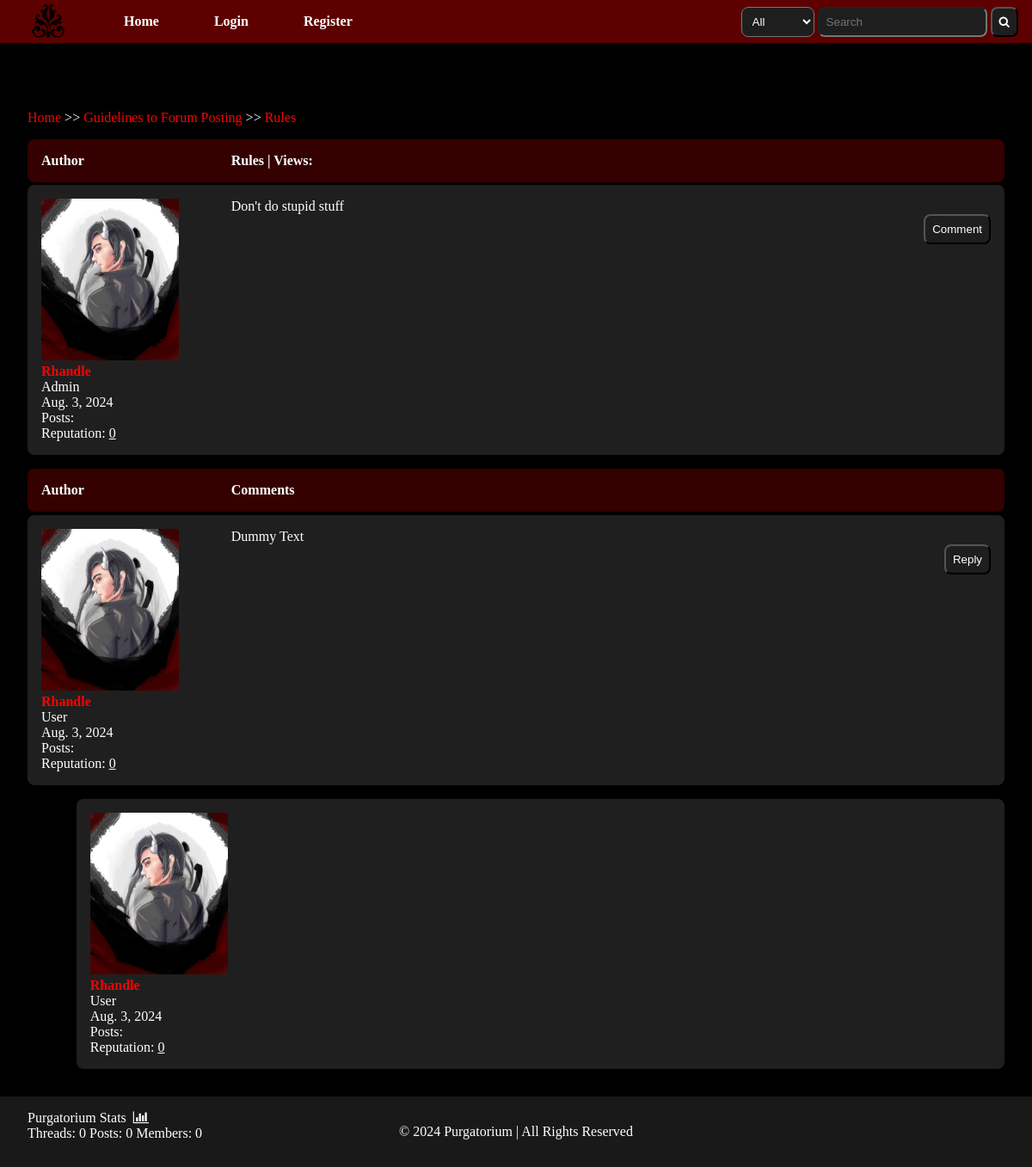
Page /detail/rules/ on the committed database.
### PURGATORIUM/models.py (models this page shows, shortened)
class Post(models.Model):
    title = models.CharField(max_length=400)
    slug = models.SlugField(max_length=400, unique=True, blank=True)
    user = models.ForeignKey(Author, on_delete=models.CASCADE)
    content = HTMLField()
    categories = models.ManyToManyField(Category)
    date = models.DateTimeField(auto_now_add=True)
    approved = models.BooleanField(default=False)
    hit_count_generic = GenericRelation(HitCount, object_id_field='object_pk', related_query_name='hit_count_generic_relation')
    tags = TaggableManager()
    comments = models.ManyToManyField(Comment, blank=True)
    def get_url(self):
        return reverse("detail", kwargs={"slug": self.slug})

class Category(models.Model):
    title = models.CharField(max_length=50)
    slug = models.SlugField(max_length=400, unique=True, blank=True)
    description = models.TextField(default="No description")
    class Meta:
        verbose_name_plural = "categories"
    def get_url(self):
        return reverse("post", kwargs={"slug": self.slug})

class Author(models.Model):
    user = models.ForeignKey(User, on_delete=models.CASCADE)
    fullname = models.CharField(max_length=40, blank=True)
    slug = slug = models.SlugField(max_length=40, unique=True, blank=True)
    bio = HTMLField()
    points = models.IntegerField(default=0)
    profile_picture = ResizedImageField(quality=100, upload_to="authors", default="authors/favicon_black.png", null = True, blank = True)

class Comment(models.Model):
    user = models.ForeignKey(Author, on_delete=models.CASCADE)
    content = HTMLField()
    date = models.DateTimeField(auto_now_add=True)
    replies = models.ManyToManyField("Reply", blank=True)

class Reply(models.Model):
    user = models.ForeignKey(Author, on_delete=models.CASCADE)
    content = HTMLField()
    date = models.DateTimeField(auto_now_add=True)
    class Meta:
        verbose_name_plural = "replies"

### PURGATORIUM/views.py (the view)
# urls.py: path("detail/<slug>/", detail, name="detail"),
def detail(request, slug):
    post = get_object_or_404(Post, slug=slug)
    context = {
        "post": post,
    }
    update_views(request, post)
    return render(request, "forum.html", context)

### PURGATORIUM/utils.py (called while the page is built)
def update_views(request, object):
    context = {}
    hit_count = get_hitcount_model().objects.get_for_object(object)
    hits = hit_count.hits
    hitcontext = context["hitcount"] = {"pl": hit_count.pk}
    hit_count_response = HitCountMixin.hit_count(request, hit_count)
    if hit_count_response.hit_counted:
        hits = hits + 1
        hitcontext["hitcounted"] = hit_count_response.hit_counted
        hitcontext["hit_message"] = hit_count_response.hit_message
        hitcontext["total_hits"] = hits

### templates/forum.html (shortened to what this page needs)
{% extends "base.html" %}
{% load static %}
{% load hitcount_tags %}
{% block content %}
    <div class="container">
        <div class="posts-nav">
            <a href="index.html">Home</a> >> <a href="{{post.categories.all.0.get_url}}">{{post.categories.all.0.title}}</a> >> <a href="{{post.get_url}}">{{post.title}}</a>
        </div>
        <div class="topic-container">
            <div class="head">
                <div class="authors">Author</div>
                <div class="content">{{post.title}} | Views: {% get_hit_count for post %}</div>
            </div>
            <div class="body">
                <div class="authors">
                    <img src="{{post.user.profile_picture.url}}" alt="">
                        <div class="username"><a href="">{{post.user.fullname|title}}</a></div>
                        <div>Admin</div>
                        <span>{{post.date|date}}</span>
                        <div>Posts: <u>{{post.user.num_posts}}</u></div>
                        <div>Reputation: <u>{{post.user.points}}</u></div>
                </div>
                <div class="content">
                    {{post.content|safe}}
                    <div class="comment">
                        <button onclick="showComment()">Comment</button>
                    </div>
                </div>
            </div>
        </div>
        {% for comment in post.comments.all %}
        <div class="comments-container">
            <div class="head">
                <div class="authors">Author</div>
                <div class="content">Comments</div>
            </div>
            <div class="body">
                <div class="authors">
                    <img src="{{comment.user.profile_picture.url}}" alt="Avatar">
                    <div>
                        <div class="commenter-username"><a href="">{{comment.user.fullname|title}}</a></div>
                        <div>User</div>
                        <span>{{comment.date|date}}</span>
                        <div>Posts: <u>{{comment.user.num_posts}}</u></div>
                        <div>Reputation: <u>{{comment.user.points}}</u></div>
                    </div>
                </div>
                <div class="content">
                    {{comment.content|safe}}
                    <div class="comment">
                        <button onclick="showReply()">Reply</button>
                    </div>
                </div>
            </div>
        </div>
        {% for reply in comment.replies.all %}
        <div class="comments-container" style="width: 95%; margin-left:5%;">
            <div class="body">
                <div class="authors">
                    <img src="{{reply.user.profile_picture.url}}" alt="Avatar">
                    <div>
                        <div class="commenter-username"><a href="">{{reply.user.fullname|title}}</a></div>
                        <div>User</div>
                        <span>{{reply.date|date}}</span>
                        <div>Posts: <u>{{reply.user.num_posts}}</u></div>
                        <div>Reputation: <u>{{reply.user.points}}</u></div>
                    </div>
                </div>
            </div>
        </div>
        {% endfor %}
        {% endfor %}
    </div>
{% endblock content %}

### templates/base.html (shortened to what this page needs)
{% load static %}
<!DOCTYPE html>
<html>
<head>
    <link rel="stylesheet" href="{% static 'css/styles.css' %}">
    <link rel="stylesheet" href="https://cdnjs.cloudflare.com/ajax/libs/font-awesome/4.7.0/css/font-awesome.min.css">
</head>
<body>
    <nav>
        <ul>
            <li><img alt="Logo" src="{% static 'favicon_black.png' %}" class="logo"></li>
            <li><a href="{% url 'home' %}">Home</a></li>
            {% if user.is_authenticated %}
            <li><a href="{% url 'update_profile' %}">Profile</a></li>
            <li><a href="{% url 'logout' %}">Logout</a></li>
            <li><a href="{% url 'create_post' %}">Create a Post</a></li>
            {% else %}
            <li><a href="{% url 'signin' %}">Login</a></li>
            <li><a href="{% url 'signup' %}">Register</a></li>
            {% endif %}
        </ul>
        <div class="search-box">
            <div>
                <select name="filters" id="" title="Filter Options">
                    <option value="1">All</option>
                </select>
                <input type="text" placeholder="Search" name="keywords" id="">
                <button title="Search"><i class="fa fa-search"></i></button>
            </div>
        </div>
    </nav>
    {% block content %}
    {% endblock content %}
    <footer>
        <div class="row">
            <div class="forum-stats">
                <div class="chart">
                    Purgatorium Stats &nbsp;<i class="fa fa-bar-chart"></i>
                </div>
                <div>
                    <span>Threads: 0</span>
                    <span>Posts: 0</span>
                    <span>Members: 0</span>
                </div>
            </div>
                <div class="copyright">
                    &copy; 2024 Purgatorium | All Rights Reserved
                </div>
                <div class="empty-space"></div>
            </div>
    </footer>
</body>
</html>

### static/css/styles.css (style rules this page uses)
* { box-sizing: border-box; margin: 0; }
html { font-size: 1rem; background-color: black; color: white; }
body { min-height: 100vh; display: flex; flex-direction: column; margin-top: 5rem; }
a { color: red; text-decoration: none; font-weight: bolder; }
nav { top: 0; position: fixed; width: 100%; display: flex; justify-content: space-between; align-items: center; background-color: rgb(92, 0, 0); }
nav ul { list-style-type: none; margin: 0; padding: 0; }
nav ul li { float: left; }
nav ul li a { display: block; color: white; text-align: center; padding: 1rem 2rem; text-decoration: none; }
nav ul li .logo { display: block; width: 3rem; justify-content: center; align-items: center; margin: 0 2rem; }
.search-box { margin-right: 1rem; }
.search-box select { padding: 0.5rem; border-radius: 0.5rem; background-color: rgb(30, 30, 30); color: white; }
.search-box input { padding: 0.5rem; border-radius: 0.5rem; background-color: rgb(30, 30, 30); color: white; }
.search-box button { padding: 0.5rem; border-radius: 0.5rem; background-color: rgb(30, 30, 30); color: white; }
.container { margin: 1rem; padding: 1rem; }
footer { position: relative; bottom: 0; width: 100%; background-color: rgb(25, 25, 25); padding: 1rem; margin-top: auto; justify-content: center; align-items: center; }
footer .row { display: grid; grid-template-columns: 33% 34% 33%; }
footer .row .forum-stats { text-align: left; margin-left: 1rem; }
footer .row .copyright { padding: 1rem; text-align: center; justify-content: center; align-items: center; }
.posts-nav { margin-block: 1rem; font-weight: lighter; }
.head { display: flex; background-color: rgb(52, 0, 0); padding: 1rem; font-weight: bold; border-radius: 0.5rem; }
.authors { flex: 20%; }
.content { flex: 80%; height: 100%; }
.body { height: 100%; display: flex; padding: 1rem; background-color: rgb(31, 31, 31); margin-top: 0.2rem; border-radius: 0.5rem; }
.body .authors img { max-width: 10rem; max-height: 20rem; }
.body .content .comment button { padding: 0.5rem; border-radius: 0.5rem; background-color: rgb(30, 30, 30); color: white; cursor: pointer; float: right; bottom: 0; }
.comments-container { margin-top: 1rem; }

### rows in the picture
Post: categories.all.0 "Guidelines to Forum Posting", title "Rules", user.profile_picture (picture), user.fullname "Rhandle", date "Aug. 3, 2024", user.points "0", content "Don't do stupid stuff"
Comment: user.profile_picture (picture), user.fullname "Rhandle", date "Aug. 3, 2024", user.points "0", content "Dummy Text"
Reply: user.profile_picture (picture), user.fullname "Rhandle", date "Aug. 3, 2024", user.points "0"
